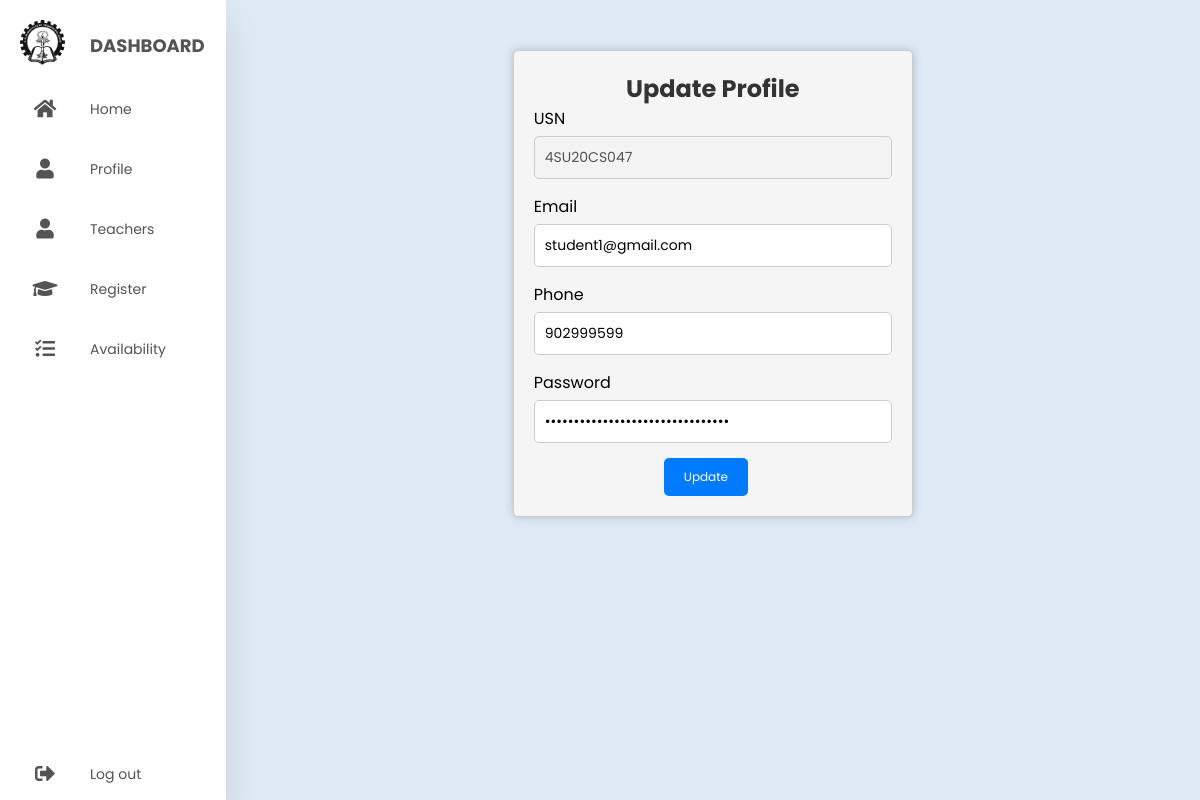
The app's page /student_profile.php (signed in) with its own data.
### tables this page shows
CREATE TABLE `user` (
  `id` int(11) NOT NULL,
  `username` varchar(50) DEFAULT NULL,
  `phone` varchar(50) DEFAULT NULL,
  `email` varchar(50) DEFAULT NULL,
  `usertype` varchar(50) DEFAULT NULL,
  `password` varchar(50) DEFAULT NULL
);

### student_profile.php (the view, shortened to what this page needs)
<?php
include 'config.php';
$name = $_SESSION['username'];
$sql = "SELECT * FROM  user  WHERE username='$name' ";
$result = mysqli_query($data, $sql);
$info = mysqli_fetch_assoc($result);
?>
<!DOCTYPE html>
<html lang="en">
<head>
    <?php
    include 'studentcss.php';
    ?>
</head>
<body>
    <div class="container">
        <?php
        include 'studentsidebar.php';
        ?>
        <section class="main">
            <div class="content">
                <h1>Update Profile</h1>
                <form action="#" method="post" onsubmit="return validateForm()">
                    <div class="input">
                        <label value="<?php echo "{$info['username']}"; ?>">USN</label>
                        <input type="text" name="name" value="<?php echo "{$info['username']}"; ?>" disabled>
                    </div>
                    <div class="input">
                        <label>Email</label>
                        <input type="text" name="email" id="email" value="<?php echo "{$info['email']}"; ?>" required>
                    </div>
                    <div class="input">
                        <label>Phone</label>
                        <input type="number" name="phone" id="phone" value="<?php echo "{$info['phone']}"; ?>" required>
                    </div>
                    <div class="input">
                        <label>Password</label>
                        <input type="password" name="password" value="<?php echo "{$info['password']}"; ?>">
                    </div>
                    <div class="btn">
                        <input type="submit" name="update_profile" value="Update">
                    </div>
                </form>
            </div>
        </section>
    </div>
</body>
</html>

### css/student.css (style rules this page uses)
* { margin: 0; padding: 0; outline: none; border: none; text-decoration: none; box-sizing: border-box; font-family: "Poppins", sans-serif; }
body { background: #dfe9f5; }
.container { display: flex; }
.main { position: relative; padding: 20px; width: 100%; }

### student_profile.php (style rules this page uses)
.main { margin-top: 30px; }
.content { max-width: 400px; margin: 0 auto; padding: 20px; border: 1px solid #ccc; border-radius: 5px; background-color: #f5f5f5; box-shadow: 0 0 10px rgba(0, 0, 0, 0.2); }
.content h1 { text-align: center; font-size: 24px; color: #333; }
.input { margin-bottom: 15px; }
.input label { display: block; margin-bottom: 5px; }
.input input[type="text"], .input input[type="password"], .input input[type="number"] { width: 100%; padding: 10px; border: 1px solid #ccc; border-radius: 5px; font-size: 14px; }
.btn input[type="submit"] { background-color: #007bff; color: #fff; padding: 10px 20px; border: none; border-radius: 5px; cursor: pointer; font-size: 12px; margin-left: 130px; }

### records on screen
user: name "4SU20CS047", email "student1@gmail.com", phone "902999599"
